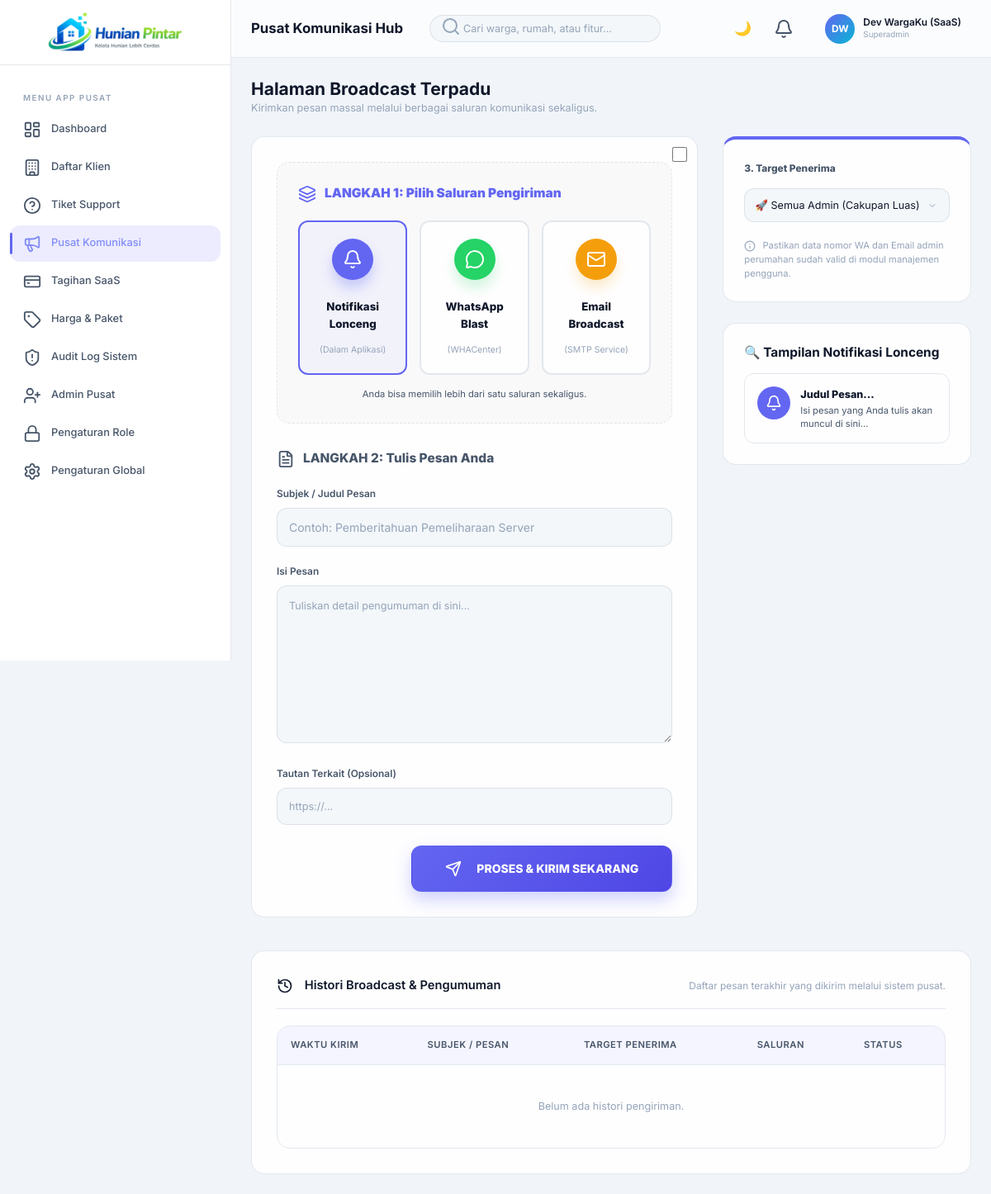
The page /saas_comms.php (signed in) on the database its author committed.
### tables this page shows
CREATE TABLE users (
    id INT AUTO_INCREMENT PRIMARY KEY,
    tenant_id INT,
    name VARCHAR(100) NOT NULL,
    email VARCHAR(100) NOT NULL UNIQUE,
    phone VARCHAR(20),
    password VARCHAR(255) NOT NULL,
    role ENUM('superadmin','admin','pengurus','warga','kolektor','security') NOT NULL DEFAULT 'warga',
    avatar VARCHAR(255),
    resident_id INT DEFAULT NULL,
    is_active TINYINT(1) DEFAULT 1,
    last_login DATETIME,
    created_at TIMESTAMP DEFAULT CURRENT_TIMESTAMP,
    updated_at TIMESTAMP DEFAULT CURRENT_TIMESTAMP ON UPDATE CURRENT_TIMESTAMP,
    FOREIGN KEY (tenant_id) REFERENCES tenants(id) ON DELETE CASCADE
);

### classes/Auth.php (called while the page is built, shortened)
<?php
require_once __DIR__ . '/Database.php';
class Auth {
    private static $user = null;
    public static function check() {
        return isset($_SESSION['user_id']);
    }
    public static function user() {
        if (self::$user === null) {
            $db = Database::getInstance();
            self::$user = $db->fetch("SELECT id, tenant_id, name, email, phone, role, avatar, resident_id, last_login, created_at, password FROM users WHERE id = ?", [$_SESSION['user_id']]);
        }
        return self::$user;
    }
}

### classes/Database.php (called while the page is built, shortened)
<?php
class Database {
    private static $instance = null;
    private $pdo;
    private function __construct() {
        $dsn = "mysql:host=" . DB_HOST . ";port=" . DB_PORT . ";dbname=" . DB_NAME . ";charset=" . DB_CHARSET;
        $options = [
            PDO::ATTR_ERRMODE            => PDO::ERRMODE_EXCEPTION,
            PDO::ATTR_DEFAULT_FETCH_MODE => PDO::FETCH_ASSOC,
            PDO::ATTR_EMULATE_PREPARES   => false,
        ];
        try {
            $this->pdo = new PDO($dsn, DB_USER, DB_PASS, $options);
        } catch (PDOException $e) {
            die('Database connection failed: ' . $e->getMessage());
        }
    }
    public static function getInstance() {
        if (self::$instance === null) {
            self::$instance = new self();
        }
        return self::$instance;
    }
    public function query($sql, $params = []) {
        $stmt = $this->pdo->prepare($sql);
        $stmt->execute($params);
        return $stmt;
    }
    public function fetch($sql, $params = []) {
        return $this->query($sql, $params)->fetch();
    }
}

### saas_comms.php (the view, shortened to what this page needs)
<?php
require_once 'classes/Auth.php';
require_once 'classes/Database.php';
$db = Database::getInstance();
$pageTitle = 'Pusat Komunikasi Hub';
$history = $db->fetchAll("SELECT * FROM saas_communications ORDER BY created_at DESC LIMIT 50");
?>
<?php include 'includes/header.php'; ?>
<div class="app-layout">
  <?php include 'includes/sidebar_saas.php'; ?>
  <div class="main-wrapper">
    <?php include 'includes/topbar.php'; ?>
    <main class="main-content">
      <div class="page-header">
        <div>
          <h1>Halaman Broadcast Terpadu</h1>
          <p style="color:var(--text-muted); font-size:0.9rem;">Kirimkan pesan massal melalui berbagai saluran komunikasi sekaligus.</p>
        </div>
      </div>
      <form method="POST">
        <div class="grid-2-1" style="display:grid; grid-template-columns: 1.8fr 1fr; gap:30px; align-items:start;">
            <div class="card" style="padding:30px;">
                <div style="margin-bottom:30px; background:rgba(0,0,0,0.02); padding:25px; border-radius:15px; border:1px dashed var(--border-color);">
                    <label class="form-label" style="font-weight:900; font-size:1.1rem; color:var(--primary); margin-bottom:20px; display:flex; align-items:center; gap:10px;">
                        <i data-lucide="layers" style="width:22px;"></i> LANGKAH 1: Pilih Saluran Pengiriman
                    </label>
                    <div style="display:grid; grid-template-columns: repeat(3, 1fr); gap:15px;">
                        <label class="channel-card active" id="label-system" style="border-width:2px; padding:20px; flex-direction:column; text-align:center;">
                            <input type="checkbox" name="channels[]" value="system" checked onchange="toggleCard(this, 'label-system')" style="position:absolute; top:12px; right:12px;">
                            <div class="channel-icon" style="width:50px; height:50px; margin-bottom:10px; background:var(--primary); color:white; border-radius:50%; box-shadow:0 10px 15px var(--primary-glow);">
                                <i data-lucide="bell" style="width:24px; height:24px;"></i>
                            </div>
                            <div style="font-weight:800; font-size:0.95rem;">Notifikasi Lonceng</div>
                            <div style="font-size:0.75rem; color:var(--text-muted);">(Dalam Aplikasi)</div>
                        </label>
                        <label class="channel-card" id="label-wa" style="border-width:2px; padding:20px; flex-direction:column; text-align:center;">
                            <input type="checkbox" name="channels[]" value="wa" onchange="toggleCard(this, 'label-wa')" style="position:absolute; top:12px; right:12px;">
                            <div class="channel-icon" style="width:50px; height:50px; margin-bottom:10px; background:#25d366; color:white; border-radius:50%; box-shadow:0 10px 15px rgba(37,211,102,0.2);">
                                <i data-lucide="message-circle" style="width:24px; height:24px;"></i>
                            </div>
                            <div style="font-weight:800; font-size:0.95rem;">WhatsApp Blast</div>
                            <div style="font-size:0.75rem; color:var(--text-muted);">(WHACenter)</div>
                        </label>
                        <label class="channel-card" id="label-email" style="border-width:2px; padding:20px; flex-direction:column; text-align:center;">
                            <input type="checkbox" name="channels[]" value="email" onchange="toggleCard(this, 'label-email')" style="position:absolute; top:12px; right:12px;">
                            <div class="channel-icon" style="width:50px; height:50px; margin-bottom:10px; background:#f59e0b; color:white; border-radius:50%; box-shadow:0 10px 15px rgba(245,158,11,0.2);">
                                <i data-lucide="mail" style="width:24px; height:24px;"></i>
                            </div>
                            <div style="font-weight:800; font-size:0.95rem;">Email Broadcast</div>
                            <div style="font-size:0.75rem; color:var(--text-muted);">(SMTP Service)</div>
                        </label>
                    </div>
                    <p style="margin-top:15px; font-size:0.8rem; color:var(--text-secondary); text-align:center;">Anda bisa memilih lebih dari satu saluran sekaligus.</p>
                </div>
                <div style="margin-bottom:25px;">
                    <label class="form-label" style="font-weight:800; font-size:1.1rem; margin-bottom:20px; display:flex; align-items:center; gap:10px;">
                        <i data-lucide="file-text" style="width:22px;"></i> LANGKAH 2: Tulis Pesan Anda
                    </label>
                    <div class="form-group" style="margin-bottom:20px;">
                        <label class="form-label">Subjek / Judul Pesan</label>
                        <input type="text" name="subject" class="form-control" placeholder="Contoh: Pemberitahuan Pemeliharaan Server" required style="width:100%; padding:14px; font-size:1rem;">
                    </div>
                    <div class="form-group" style="margin-bottom:20px;">
                        <label class="form-label">Isi Pesan</label>
                        <textarea name="message" class="form-control" rows="8" placeholder="Tuliskan detail pengumuman di sini..." required style="width:100%; padding:14px; line-height:1.6;"></textarea>
                    </div>
                    <div class="form-group">
                        <label class="form-label">Tautan Terkait (Opsional)</label>
                        <input type="text" name="link" class="form-control" placeholder="https://..." style="width:100%; padding:14px;">
                    </div>
                </div>
                <div style="display:flex; justify-content:flex-end;">
                    <button type="submit" class="btn btn-primary" style="padding:15px 40px; font-size:1rem; font-weight:800; box-shadow:0 10px 20px var(--primary-glow);" onclick="return confirm('Kirimkan pesan ini ke seluruh target pilihan?')">
                        <i data-lucide="send" style="width:20px; margin-right:10px;"></i> PROSES & KIRIM SEKARANG
                    </button>
                </div>
            </div>
            <div>
                <div class="card" style="padding:25px; margin-bottom:25px; border-top:4px solid var(--primary);">
                    <label class="form-label" style="font-weight:800; margin-bottom:15px; display:block;">3. Target Penerima</label>
                    <div class="form-group">
                        <select name="target_tenant" class="form-control" style="width:100%; padding:12px;">
                            <option value="all">🚀 Semua Admin (Cakupan Luas)</option>
                        </select>
                    </div>
                    <div style="font-size:0.8rem; color:var(--text-muted); margin-top:10px; line-height:1.5;">
                        <i data-lucide="info" style="width:14px; height:14px; vertical-align:middle; margin-right:5px;"></i>
                        Pastikan data nomor WA dan Email admin perumahan sudah valid di modul manajemen pengguna.
                    </div>
                </div>
                <div class="card" style="padding:25px;">
                    <h4 style="margin-bottom:15px;">🔍 Tampilan Notifikasi Lonceng</h4>
                    <div style="background:var(--bg-light); border:1px solid var(--border-color); border-radius:12px; padding:15px;">
                        <div style="display:flex; gap:12px;">
                            <div style="width:40px; height:40px; border-radius:50%; background:var(--primary); color:white; display:flex; align-items:center; justify-content:center;">
                                <i data-lucide="bell" style="width:20px;"></i>
                            </div>
                            <div style="flex:1;">
                                <div style="font-weight:800; font-size:0.9rem; margin-bottom:2px;" id="prevSubject">Judul Pesan...</div>
                                <div style="font-size:0.8rem; color:var(--text-secondary); line-height:1.4;" id="prevMessage">Isi pesan yang Anda tulis akan muncul di sini...</div>
                            </div>
                        </div>
                    </div>
                </div>
            </div>
        </div>
      </form>
      <div class="card" style="margin-top:40px; padding:30px;">
        <div class="card-header border-bottom" style="margin-bottom:20px; padding-bottom:15px;">
            <h3 class="card-title"><i data-lucide="history" style="width:20px; vertical-align:middle; margin-right:10px;"></i> Histori Broadcast & Pengumuman</h3>
            <p style="font-size:0.85rem; color:var(--text-muted);">Daftar pesan terakhir yang dikirim melalui sistem pusat.</p>
        </div>
        <div class="table-container">
            <table class="table">
                <thead>
                    <tr>
                        <th>Waktu Kirim</th>
                        <th>Subjek / Pesan</th>
                        <th>Target Penerima</th>
                        <th>Saluran</th>
                        <th>Status</th>
                    </tr>
                </thead>
                <tbody>
                    <?php if (empty($history)): ?>
                    <tr>
                        <td colspan="5" style="text-align:center; padding:40px; color:var(--text-muted);">Belum ada histori pengiriman.</td>
                    </tr>
                    <?php endif; ?>
                </tbody>
            </table>
        </div>
      </div>
    </main>
  </div>
</div>
<?php include 'includes/footer.php'; ?>

### includes/topbar.php (shortened to what this page needs)
<?php
$user = Auth::user();
$initials = '';
if ($user) {
    $parts = explode(' ', $user['name']);
    $initials = strtoupper(substr($parts[0], 0, 1) . (isset($parts[1]) ? substr($parts[1], 0, 1) : ''));
}
$roleLabels = ['superadmin' => 'Superadmin', 'admin' => 'Admin', 'pengurus' => 'Pengurus', 'warga' => 'Warga', 'kolektor' => 'Kolektor', 'security' => 'Security'];
$roleLabel = $roleLabels[$user['role'] ?? 'warga'] ?? 'Warga';
?>
<header class="topbar" id="topbar">
  <div class="topbar-left">
    <h1 class="topbar-title"><?= htmlspecialchars($pageTitle ?? 'Dashboard') ?></h1>
    <div class="topbar-search">
      <span class="search-icon"><i data-lucide="search"></i></span>
      <input type="text" placeholder="Cari warga, rumah, atau fitur..." id="globalSearch">
    </div>
  </div>
  <div class="topbar-right">
    <button class="topbar-btn" id="darkModeToggle" title="Toggle Theme">🌙</button>
    <div style="position:relative; display:flex; align-items:center;">
      <button class="topbar-btn" id="notifBtn" title="Notifikasi">
        <i data-lucide="bell"></i>
      </button>
    </div>
    <div class="user-menu" id="userMenu" style="cursor:pointer; position:relative; margin-left:15px;">
      <?php if ($user['avatar'] && file_exists($user['avatar'])): ?>
        <img src="<?= $user['avatar'] ?>" class="user-avatar" style="object-fit:cover;">
      <?php else: ?>
        <div class="user-avatar"><?= $initials ?></div>
      <?php endif; ?>
      <div class="user-info"><span class="user-name"><?= htmlspecialchars($user['name'] ?? 'User') ?></span><span class="user-role"><?= $roleLabel ?></span></div>
    </div>
  </div>
</header>

### saas_comms.php (style rules this page uses)
.channel-card { border: 2px solid var(--border-color); border-radius: 12px; padding: 15px; cursor: pointer; transition: all 0.2s; display: flex; align-items: center; gap: 12px; background: var(--bg-card); }
.channel-card input { width: 18px; height: 18px; cursor: pointer; }
.channel-card.active { border-color: var(--primary); background: rgba(99,102,241,0.05); }
.channel-icon { width: 40px; height: 40px; border-radius: 10px; display: flex; align-items: center; justify-content: center; font-size: 1.2rem; }

### rows shown on the page
users: name "DW", name "Dev WargaKu (SaaS)", role "Superadmin"

### other values the page prints
$pageTitle "Pusat Komunikasi Hub"
